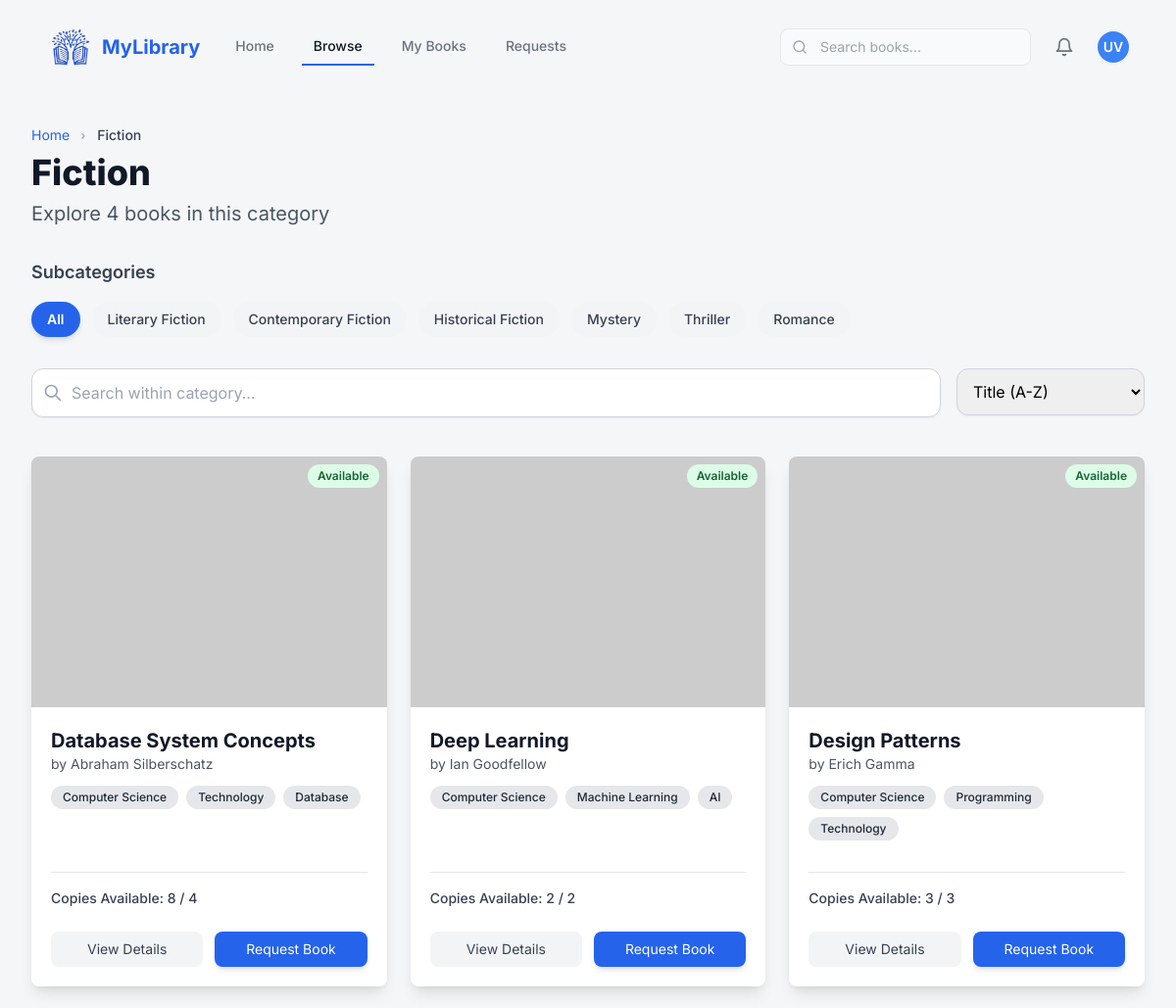
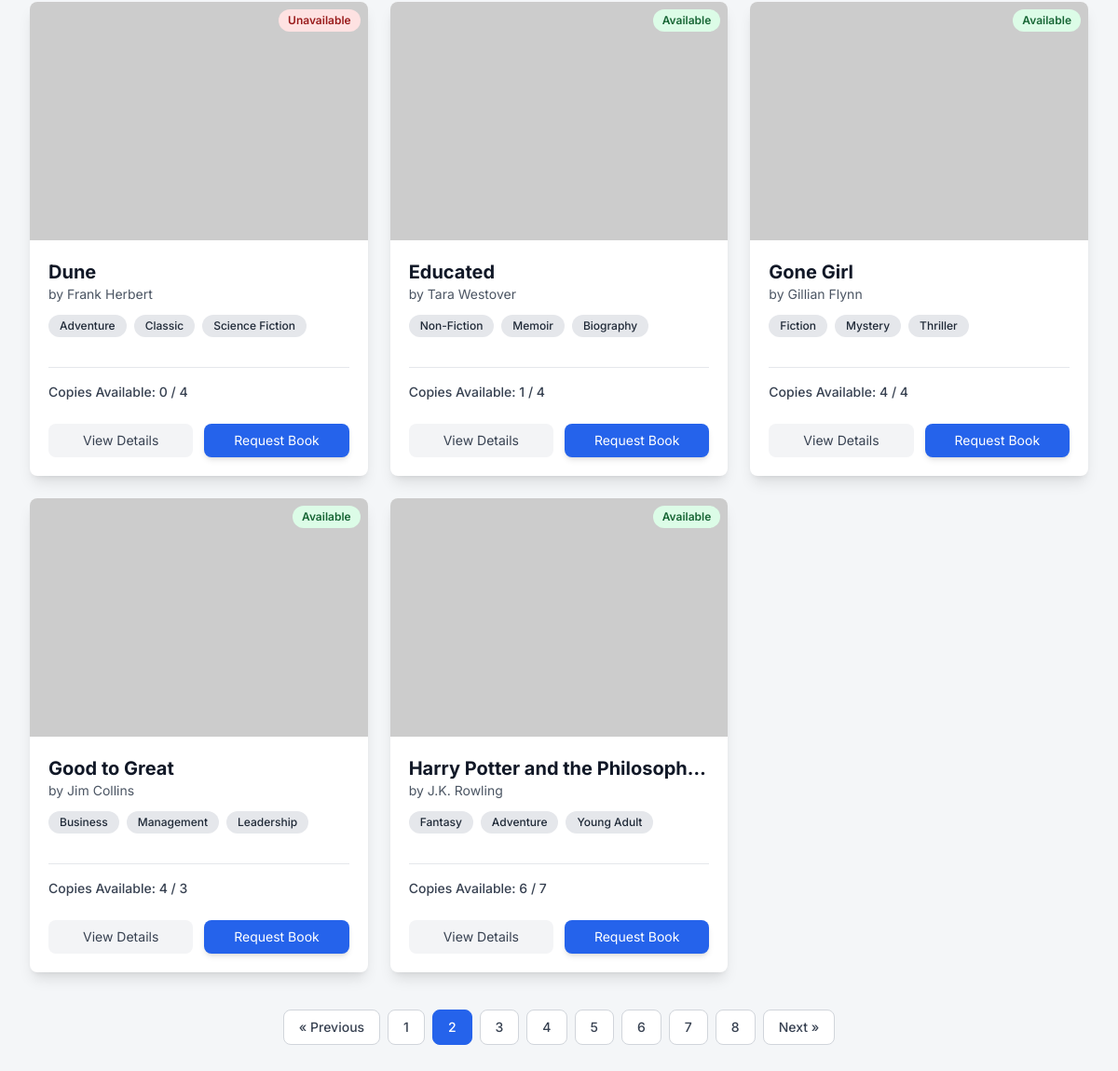
Page /user/browse?page=2 on the earlier database version (2 pictures, top to bottom).
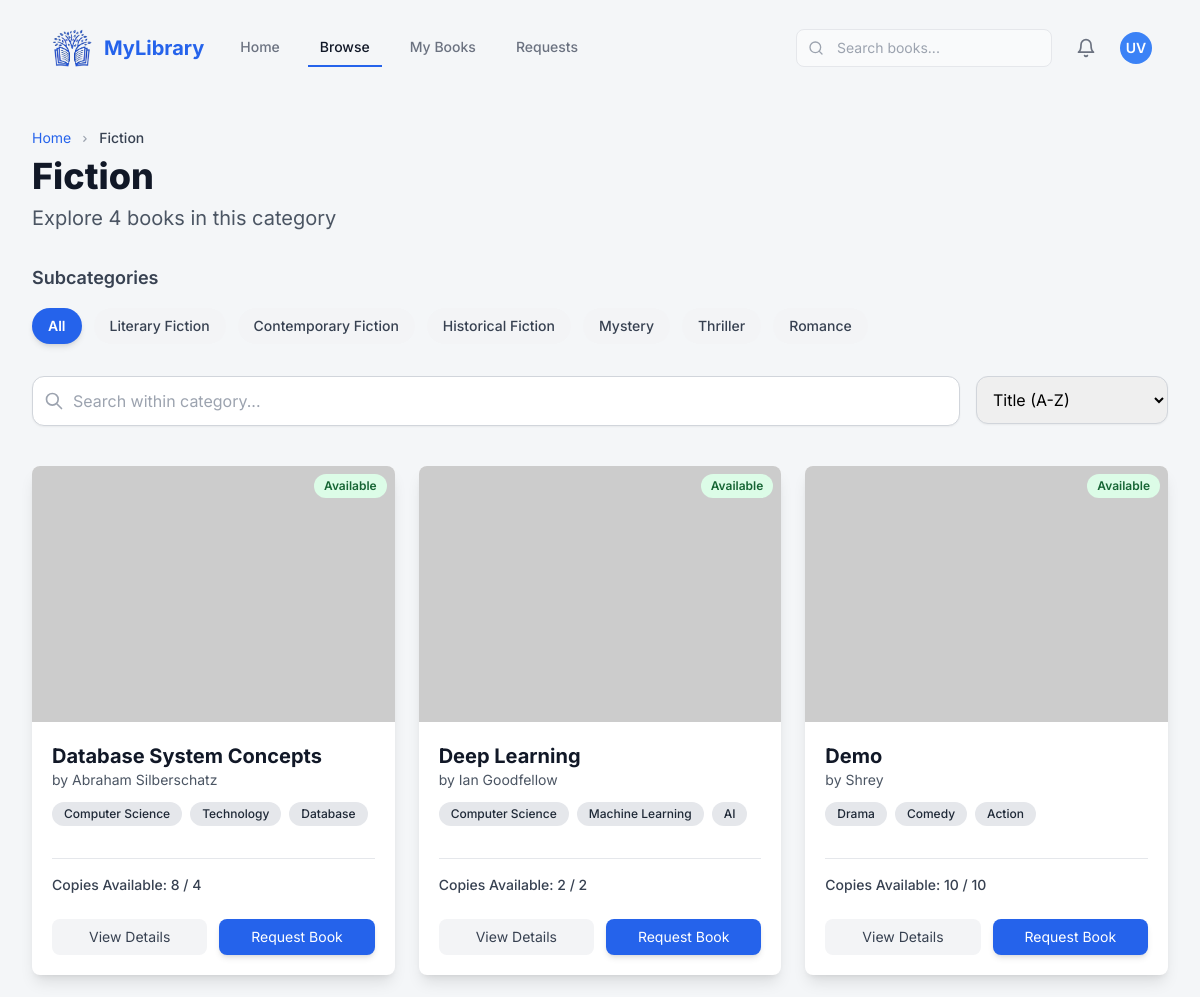
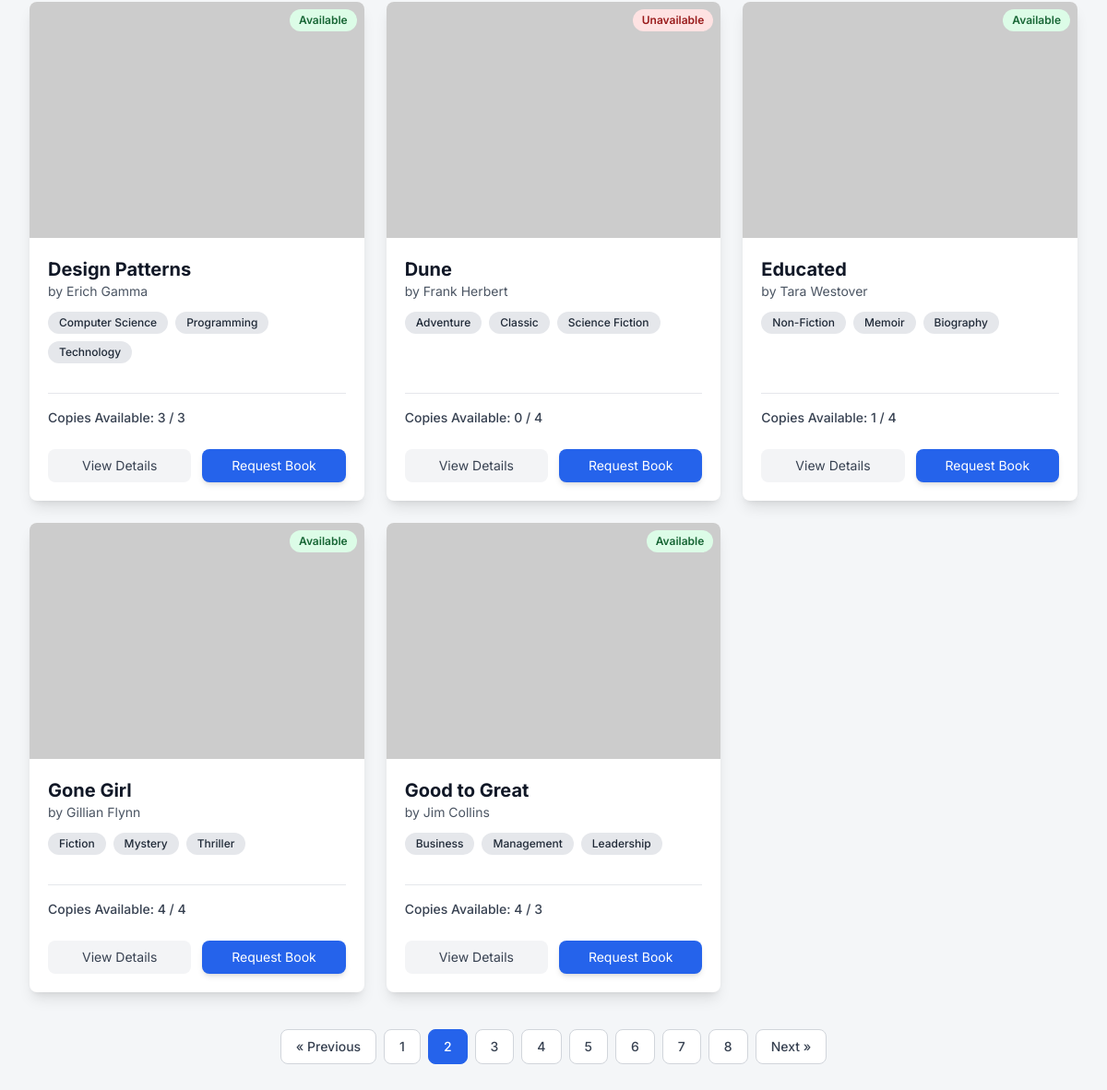
Same page on the later database version (2 pictures, top to bottom).
### library_db/models.py (models this page shows, shortened)
class Book(models.Model):
    book_id = models.AutoField(primary_key=True)
    isbn = models.CharField(max_length=20, unique=True)
    title = models.CharField(max_length=255)
    author = models.CharField(max_length=100)
    genre = models.ManyToManyField(Genre, related_name='books')
    language = models.ForeignKey(Language, on_delete=models.CASCADE, related_name='books', null=True)
    description = models.TextField(blank=True, null=True)
    image_url = models.URLField(max_length=500, blank=True, null=True)
    total_copies = models.IntegerField()
    available_copies = models.IntegerField()
    def genre_display(self):
      return ', '.join(genre.genre_name for genre in self.genre.all())
    genre_display.short_description = 'Genres'

class Genre(models.Model):
    genre_id = models.AutoField(primary_key=True)
    genre_name = models.CharField(max_length=100, unique=True)

### LMS/views.py (the view)
# urls.py: path('user/browse', views.browse, name='browse'),
def browse(request):
    all_books_list = Book.objects.all().order_by('title')
    paginator = Paginator(all_books_list, 8)
    page_number = request.GET.get('page')
    books_page_obj = paginator.get_page(page_number)
    context = {
        'books_page': books_page_obj,
    }
    return render(request, 'users/browse.html', context)

### templates/users/browse.html (shortened to what the changed rows need)
{% include "index.html" %}
{% block content %}
<main class="max-w-7xl mx-auto px-4 sm:px-6 lg:px-8 py-8">
    <header class="mb-8">
        <h1 class="text-4xl font-extrabold text-gray-900 mb-2">Fiction</h1>
    </header>
    <h2 class="text-lg font-semibold text-gray-700 mb-4">Subcategories</h2>
            <div class="grid grid-cols-1 sm:grid-cols-2 lg:grid-cols-3 xl:grid-cols-4 gap-6">
                {% for book in books_page %}
                <div
                    class="bg-white rounded-lg shadow-lg overflow-hidden flex flex-col group transition-transform duration-300 ease-in-out hover:-translate-y-2">
                    <div class="relative">
                        {% if book.available_copies > 0 %}
                        <span
                            class="absolute top-2 right-2 bg-green-100 text-green-800 text-xs font-semibold px-2.5 py-1 rounded-full">Available</span>
                        {% else %}
                        <span
                            class="absolute top-2 right-2 bg-red-100 text-red-800 text-xs font-semibold px-2.5 py-1 rounded-full">Unavailable</span>
                        {% endif %}
                        <img class="w-full h-64 object-cover"
                            src="{{ book.image_url|default:'https://via.placeholder.com/400x600.png?text=No+Image' }}"
                            alt="Cover of {{ book.title }}">
                    </div>
                    <div class="p-5 flex flex-col flex-grow">
                        <h3 class="text-xl font-bold text-gray-900 truncate">{{ book.title }}</h3>
                        <p class="text-sm text-gray-600 mb-3">by {{ book.author }}</p>
                        <div class="flex flex-wrap gap-2 mb-4">
                            {% for genre in book.genre.all %}
                            <span class="bg-gray-200 text-gray-800 text-xs font-medium px-3 py-1 rounded-full">{{ genre.genre_name }}</span>
                            {% endfor %}
                        </div>
                        <div class="flex-grow"></div>
                        <div class="mt-4 pt-4 border-t border-gray-200">
                            <p class="text-sm text-gray-700 font-medium mb-3">
                                Copies Available: {{ book.available_copies }} / {{ book.total_copies }}
                            </p>
                        </div>
                            <div class="flex gap-3 mt-3">
                            <button
                                class="flex-1 py-2 text-sm text-gray-700 bg-gray-100 rounded-lg hover:bg-gray-200 transition duration-150"
                            >
                                View Details
                            </button>
                            <button
                                class="flex-1 py-2 text-sm bg-blue-600 text-white rounded-lg hover:bg-blue-700 transition duration-150 shadow-md"
                            >
                                Request Book
                            </button>
                        </div>
                    </div>
                </div>
                {% endfor %}
            </div>
            <div class="flex justify-center items-center mt-10 space-x-2">
                {% if books_page.has_previous %}
                <a href="?page={{ books_page.previous_page_number }}"
                    class="px-4 py-2 text-sm font-medium text-gray-700 bg-white border border-gray-300 rounded-lg hover:bg-gray-100">
                    &laquo; Previous
                </a>
                {% endif %}
                {% for num in books_page.paginator.page_range %}
                {% if books_page.number == num %}
                <a href="#"
                    class="px-4 py-2 text-sm font-medium text-white bg-blue-600 border border-blue-600 rounded-lg z-10">
                    {{ num }}
                </a>
                {% else %}
                <a href="?page={{ num }}"
                    class="px-4 py-2 text-sm font-medium text-gray-700 bg-white border border-gray-300 rounded-lg hover:bg-gray-100">
                    {{ num }}
                </a>
                {% endif %}
                {% endfor %}
                {% if books_page.has_next %}
                <a href="?page={{ books_page.next_page_number }}"
                    class="px-4 py-2 text-sm font-medium text-gray-700 bg-white border border-gray-300 rounded-lg hover:bg-gray-100">
                    Next &raquo;
                </a>
                {% endif %}
            </div>
</main>
{% endblock %}

Differences in the rows shown:
no longer on this page (row unchanged): Book: shows "Available", title "Harry Potter and the Philosoph…", author "J.K. Rowling", available_copies "6", total_copies "7", Genre (genre_name "Adventure")
no longer on this page (row unchanged): Genre: genre_name "Fantasy", shown under "J.K. Rowling"
no longer on this page (row unchanged): Genre: genre_name "Young Adult", shown under "J.K. Rowling"
added Book: shows "Available", title "Demo", author "Shrey", available_copies "10", total_copies "10"
now on this page (row unchanged): Genre: genre_name "Drama", shown under "Demo"
added Genre: genre_name "Comedy", shown under "Demo"
added Genre: genre_name "Action", shown under "Demo"
